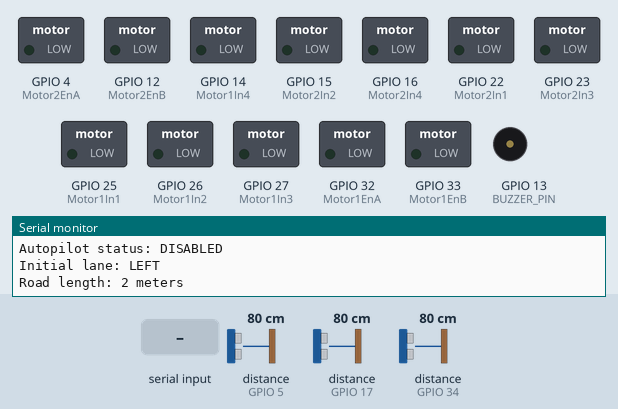
Recording of a sketch running on a simulated ESP32. Parts: switched loads named in the sketch (green lamp = pin HIGH), buzzer (waves = sounding, pin HIGH), the last lines printed to the serial monitor. Inputs (shaded band) come from the test bench; at power-on: distance to the obstacle (sensors on GPIO 5, GPIO 17, GPIO 34) 80 cm. The echo pulse lasts 58.3 µs per cm; pins used as bus, display or sensor lines are not drawn.

Above: at 1.2 s.
1.3 s: "autopilot mode:on\n" received over Serial
At 4.0 s:
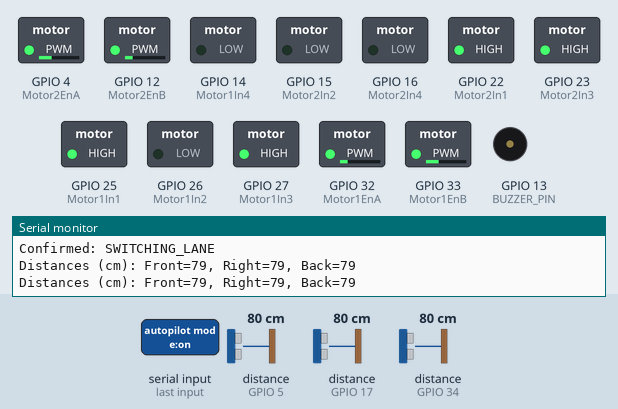
4.3 s: distance to the obstacle (sensor on GPIO 5) set to 12 cm
At 5.8 s:
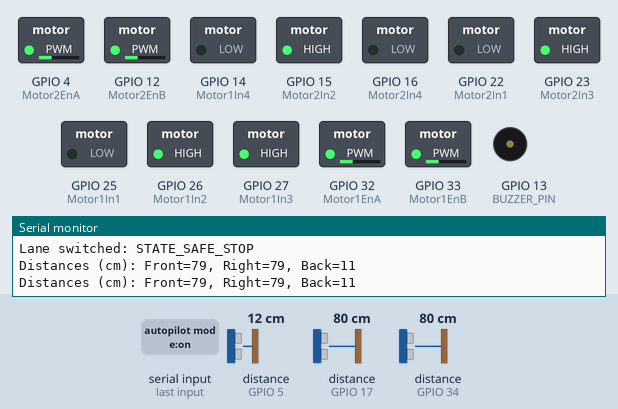
6.5 s: distance to the obstacle (sensor on GPIO 5) set to 9 cm
At 7.0 s:
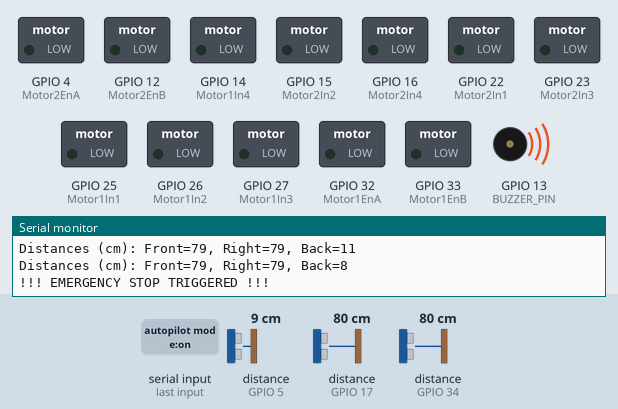
8.0 s: "autopilot mode:off\n" received over Serial
At 8.9 s:
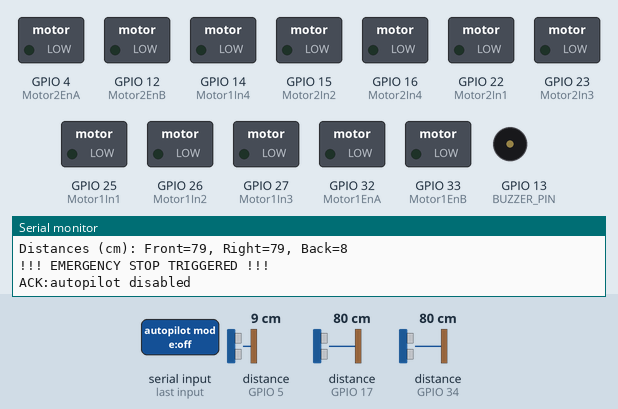
Timing chart, 0 to 10.5 s (numbered marks = the images above; inputs shaded):
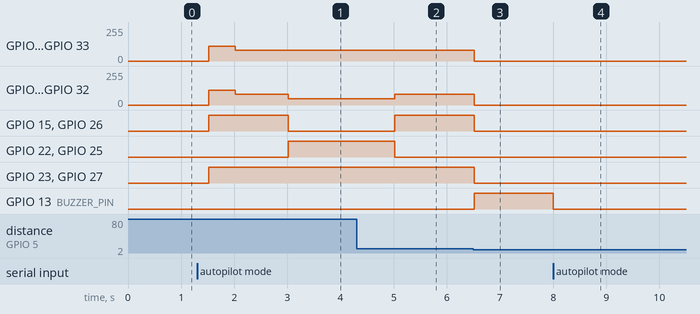

Measured:
- the behaviour switches between 11 and 10 cm on distance to the obstacle (sensor on GPIO 5) (found by bisection; images 2 and 3)
- after the input at 1.3 s, GPIO 4 (Motor2EnA): 0/255 → 110/255 after 0.22 s, → 80/255 0.50 s later; GPIO 12 (Motor2EnB): 0/255 → 110/255 after 0.22 s, → 80/255 0.50 s later, → 48/255 1.0 s later
- after the input at 4.3 s, GPIO 4 (Motor2EnA), GPIO 33 (Motor1EnB): stays 80/255 (without the input it goes to 0/255 after 0.72 s); GPIO 15 (Motor2In2), GPIO 26 (Motor1In2): LOW → HIGH after 0.72 s instead of 1.2 s; GPIO 23 (Motor2In3), GPIO 27 (Motor1In3): stays HIGH (without the input it goes to LOW after 0.72 s)
- after the input at 6.5 s, GPIO 4 (Motor2EnA), GPIO 12 (Motor2EnB), GPIO 32 (Motor1EnA), GPIO 33 (Motor1EnB): 80/255 → 0/255 at once; GPIO 15 (Motor2In2), GPIO 23 (Motor2In3), GPIO 26 (Motor1In2), GPIO 27 (Motor1In3): HIGH → LOW at once; GPIO 13 (BUZZER_PIN): LOW → HIGH at once
- after the input at 8.0 s, GPIO 13 (BUZZER_PIN): HIGH → LOW at once

The sketch:

esp32_autopilot.ino
```cpp
#include <Arduino.h>

// ─── Ultrasonic Sensor Pins ───────────────────────────────
#define UltraTriggerFront 2
#define UltraEchoFront    17
#define UltraTriggerRight 18
#define UltraEchoRight    34
#define UltraTriggerBack  21
#define UltraEchoBack     5

// ─── Motor Driver 2 (Rear) ────────────────────────────────
#define Motor2EnA 4    // Rear Left PWM speed control
#define Motor2EnB 12   // Rear Right PWM speed control
#define Motor2In1 22   // Rear Left motor direction control 1
#define Motor2In2 15   // Rear Left motor direction control 2
#define Motor2In3 23   // Rear Right motor direction control 1
#define Motor2In4 16   // Rear Right motor direction control 2

// ─── Motor Driver 1 (Front) ────────────────────────────────
#define Motor1EnA 32   // Front Left PWM speed control
#define Motor1EnB 33   // Front Right PWM speed control
#define Motor1In1 25   // Front Left motor direction control 1
#define Motor1In2 26   // Front Left motor direction control 2
#define Motor1In3 27   // Front Right motor direction control 1
#define Motor1In4 14   // Front Right motor direction control 2

/* ===== OTHER PINS ===== */
#define BUZZER_PIN 13   // Buzzer warning system pin

/* ===== PWM CHANNELS ===== */
#define PWM_CHANNEL_RL 0  // Rear Left
#define PWM_CHANNEL_RR 1  // Rear Right
#define PWM_CHANNEL_FL 2  // Front Left
#define PWM_CHANNEL_FR 3  // Front Right

/* ===== GLOBAL VARIABLES ===== */
bool autopilotEnabled = false;    // start OFF
String rxBuf = "";                // incoming serial buffer
unsigned long lastLoopTime = 0;
const int loopInterval = 500;

/* ===== LANE CONTROL PARAMETERS ===== */
const int LANE_WIDTH = 30;
const int CAR_WIDTH = 22;
const int CAR_LENGTH = 35;
const int ROAD_LENGTH = 300;
int currentLane = 1;  // 1 = left lane, 2 = right lane

/* ===== STATE MACHINE ===== */
enum SystemState {
  STATE_DRIVING,
  STATE_CHECKING_LANE,
  STATE_SWITCHING_LANE,
  STATE_SAFE_STOP,
  STATE_EMERGENCY_STOP
};
SystemState systemState = STATE_DRIVING;
unsigned long stateStartTime = 0;

/* ===== TIMING CONSTANTS (ms) ===== */
const int LANE_CHECK_TIME = 1000;
const int LANE_SWITCH_TIME = 1500;
const int SLOW_SPEED = 80;
const int NORMAL_SPEED = 110;

/* ===== SAFETY THRESHOLDS (cm) ===== */
const int EMERGENCY_FRONT = 25;
const int EMERGENCY_BACK = 10;
const int EMERGENCY_SIDE = 15;
const int LANE_CLEARANCE = 20;
const int REAR_CLEARANCE = 20;

/* ===== FORWARD DECLARATIONS ===== */
long getDistance(int trigPin, int echoPin);
void runAllMotors(int pwmVal);
void stopAllMotors();
void gentleTurnRight(int speed);
void handleCommand(const String &cmd);

/* ===== SETUP ===== */
void setup() {
  Serial.begin(115200);
  Serial.println("=== SYSTEM INITIALIZATION STARTED ===");

  // Ultrasonic sensor setup
  pinMode(UltraTriggerFront, OUTPUT); pinMode(UltraEchoFront, INPUT);
  pinMode(UltraTriggerRight, OUTPUT); pinMode(UltraEchoRight, INPUT);
  pinMode(UltraTriggerBack, OUTPUT);  pinMode(UltraEchoBack, INPUT);
  Serial.println("Ultrasonic sensors initialized");

  // Motor control setup
  pinMode(Motor2In1, OUTPUT); pinMode(Motor2In2, OUTPUT);
  pinMode(Motor2In3, OUTPUT); pinMode(Motor2In4, OUTPUT);
  pinMode(Motor1In1, OUTPUT); pinMode(Motor1In2, OUTPUT);
  pinMode(Motor1In3, OUTPUT); pinMode(Motor1In4, OUTPUT);
  Serial.println("Motor control pins initialized");

  // Buzzer setup
  pinMode(BUZZER_PIN, OUTPUT);
  Serial.println("Buzzer initialized");

  // PWM setup for ESP32
  ledcSetup(PWM_CHANNEL_RL, 5000, 8);
  ledcSetup(PWM_CHANNEL_RR, 5000, 8);
  ledcSetup(PWM_CHANNEL_FL, 5000, 8);
  ledcSetup(PWM_CHANNEL_FR, 5000, 8);
  ledcAttachPin(Motor2EnA, PWM_CHANNEL_RL);
  ledcAttachPin(Motor2EnB, PWM_CHANNEL_RR);
  ledcAttachPin(Motor1EnA, PWM_CHANNEL_FL);
  ledcAttachPin(Motor1EnB, PWM_CHANNEL_FR);
  Serial.println("PWM channels configured");

  Serial.println("=== SYSTEM INITIALIZATION COMPLETE ===");
  Serial.println("Autopilot status: DISABLED");
  Serial.println("Initial lane: LEFT");
  Serial.println("Road length: 2 meters");
}

/* ===== SERIAL COMMAND HANDLING ===== */
void handleCommand(const String &cmd) {
  if (cmd == "autopilot mode:on") {
    autopilotEnabled = true;
    Serial.println("ACK:autopilot enabled");
  }
  else if (cmd == "autopilot mode:off") {
    autopilotEnabled = false;
    Serial.println("ACK:autopilot disabled");
  }
}

/* ===== MAIN LOOP ===== */
void loop() {
  // —––– Serial read & parse commands –––––
  while (Serial.available()) {
    char c = Serial.read();
    if (c == '\n') {
      rxBuf.trim();
      handleCommand(rxBuf);
      rxBuf = "";
    } else {
      rxBuf += c;
    }
  }

  // —––– Throttle loop frequency —––––
  if (millis() - lastLoopTime < loopInterval) return;
  lastLoopTime = millis();

  // —––– If autopilot is OFF, stop everything —––––
  if (!autopilotEnabled) {
    stopAllMotors();
    digitalWrite(BUZZER_PIN, LOW);
    return;
  }

  // —––– Read sensors —––––
  long dFront = getDistance(UltraTriggerFront, UltraEchoFront);
  long dRight = getDistance(UltraTriggerRight, UltraEchoRight);
  long dBack  = getDistance(UltraTriggerBack,  UltraEchoBack);
  Serial.print("Distances (cm): Front=");
Serial.print(dFront);
Serial.print(", Right=");
Serial.print(dRight);
Serial.print(", Back=");
Serial.println(dBack);

  // —––– Check for emergency —––––
  bool immediateDanger = (dFront < EMERGENCY_FRONT)
                      || (dBack  < EMERGENCY_BACK)
                      || (dRight < EMERGENCY_SIDE);
  if (immediateDanger) {
    systemState = STATE_EMERGENCY_STOP;
    Serial.println("!!! EMERGENCY STOP TRIGGERED !!!");
  }

  // —––– State Machine —––––
  switch (systemState) {
    case STATE_DRIVING:
      runAllMotors(NORMAL_SPEED);
      if (currentLane == 1 && dRight > LANE_CLEARANCE) {
        systemState = STATE_CHECKING_LANE;
        stateStartTime = millis();
        Serial.println("Switching to CHECKING_LANE");
      }
      break;

    case STATE_CHECKING_LANE:
      runAllMotors(SLOW_SPEED);
      if (dRight > LANE_CLEARANCE && millis() - stateStartTime > LANE_CHECK_TIME) {
        systemState = STATE_SWITCHING_LANE;
        stateStartTime = millis();
        Serial.println("Confirmed: SWITCHING_LANE");
      }
      else if (dRight <= LANE_CLEARANCE) {
        systemState = STATE_DRIVING;
        Serial.println("Abort: back to DRIVING");
      }
      break;

    case STATE_SWITCHING_LANE:
      gentleTurnRight(SLOW_SPEED);
      if (millis() - stateStartTime > LANE_SWITCH_TIME) {
        currentLane = 2;
        systemState = STATE_SAFE_STOP;
        Serial.println("Lane switched: STATE_SAFE_STOP");
      }
      break;

    case STATE_SAFE_STOP:
      if (dBack > REAR_CLEARANCE) {
        stopAllMotors();
        systemState = STATE_DRIVING;
        Serial.println("Safe stop complete: back to DRIVING");
      } else {
        runAllMotors(SLOW_SPEED);
      }
      break;

    case STATE_EMERGENCY_STOP:
  stopAllMotors();
  digitalWrite(BUZZER_PIN, HIGH);
  // Check if all distances are safe now, then resume
  if (dFront >= EMERGENCY_FRONT && dBack >= EMERGENCY_BACK && dRight >= EMERGENCY_SIDE) {
    Serial.println("Emergency cleared: Resuming driving");
    systemState = STATE_DRIVING;
    digitalWrite(BUZZER_PIN, LOW);
  }
  break;
  }

  // —––– Buzzer off if no danger —––––
  if (!immediateDanger) digitalWrite(BUZZER_PIN, LOW);
}

/* ===== ULTRASONIC DISTANCE MEASUREMENT ===== */
long getDistance(int trigPin, int echoPin) {
  digitalWrite(trigPin, LOW);
  delayMicroseconds(2);
  digitalWrite(trigPin, HIGH);
  delayMicroseconds(10);
  digitalWrite(trigPin, LOW);

  unsigned long duration = pulseIn(echoPin, HIGH, 30000);
  return (duration == 0) ? 999 : duration * 0.0343 / 2;
}

/* ===== MOTOR CONTROL ===== */
void runAllMotors(int pwmVal) {
  // Forward direction pins
  digitalWrite(Motor1In1, LOW);  digitalWrite(Motor1In2, HIGH);
  digitalWrite(Motor1In3, HIGH); digitalWrite(Motor1In4, LOW);
  digitalWrite(Motor2In1, LOW);  digitalWrite(Motor2In2, HIGH);
  digitalWrite(Motor2In3, HIGH); digitalWrite(Motor2In4, LOW);

  ledcWrite(PWM_CHANNEL_RL, pwmVal);
  ledcWrite(PWM_CHANNEL_RR, pwmVal);
  ledcWrite(PWM_CHANNEL_FL, pwmVal);
  ledcWrite(PWM_CHANNEL_FR, pwmVal);
}

void stopAllMotors() {
  digitalWrite(Motor1In1, LOW); digitalWrite(Motor1In2, LOW);
  digitalWrite(Motor1In3, LOW); digitalWrite(Motor1In4, LOW);
  digitalWrite(Motor2In1, LOW); digitalWrite(Motor2In2, LOW);
  digitalWrite(Motor2In3, LOW); digitalWrite(Motor2In4, LOW);

  ledcWrite(PWM_CHANNEL_RL, 0);
  ledcWrite(PWM_CHANNEL_RR, 0);
  ledcWrite(PWM_CHANNEL_FL, 0);
  ledcWrite(PWM_CHANNEL_FR, 0);
}

void gentleTurnRight(int speed) {
  int reduced = speed * 0.6;
  // All motors forward
  digitalWrite(Motor1In1, HIGH); digitalWrite(Motor1In2, LOW);
  digitalWrite(Motor1In3, HIGH); digitalWrite(Motor1In4, LOW);
  digitalWrite(Motor2In1, HIGH); digitalWrite(Motor2In2, LOW);
  digitalWrite(Motor2In3, HIGH); digitalWrite(Motor2In4, LOW);

  // Differential speeds
  ledcWrite(PWM_CHANNEL_RL, speed);
  ledcWrite(PWM_CHANNEL_RR, reduced);
  ledcWrite(PWM_CHANNEL_FL, reduced);
  ledcWrite(PWM_CHANNEL_FR, speed);
}
```
